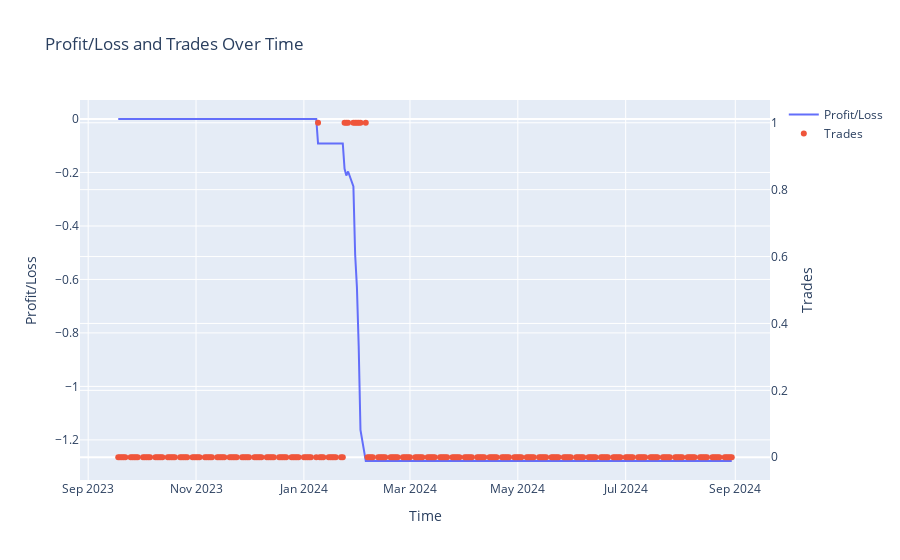

The notebook cell this image was saved under:
### Code cell
cts.run_trading_system(rolling_window=best_rolling_window, lower_threshold=best_lower_threshold, upper_threshold=best_upper_threshold, verbose=True, plot=True)

### Figure 1 — Plotly figure (JSON) as saved in the notebook; plotly's stock layout.template omitted (floating-point values rounded to 4 significant figures; data arrays with more than 128 entries replaced by an {"elided": "..."} marker saying what was removed)
{"data": [{"mode": "lines", "name": "Profit/Loss", "type": "scatter", "x": {"elided": "250 str values"}, "y": {"elided": "250 float values"}}, {"mode": "markers", "name": "Trades", "type": "scatter", "x": {"elided": "250 str values"}, "y": {"elided": "250 int values"}, "yaxis": "y2"}], "layout": {"title": {"text": "Profit/Loss and Trades Over Time"}, "xaxis": {"title": {"text": "Time"}}, "yaxis": {"title": {"text": "Profit/Loss"}}, "yaxis2": {"overlaying": "y", "side": "right", "title": {"text": "Trades"}}}}
